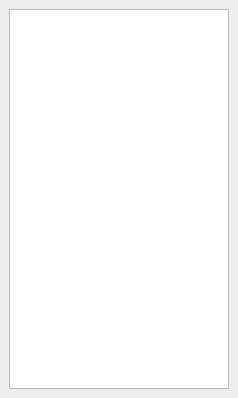
<?xml version="1.0" encoding="UTF-8"?>
<ui version="4.0">
 <class>LayerPanel</class>
 <widget class="QFrame" name="LayerPanel">
  <property name="geometry">
   <rect>
    <x>0</x>
    <y>0</y>
    <width>238</width>
    <height>398</height>
   </rect>
  </property>
  <property name="windowTitle">
   <string>Frame</string>
  </property>
  <layout class="QVBoxLayout" name="verticalLayout">
   <property name="spacing">
    <number>0</number>
   </property>
   <property name="leftMargin">
    <number>0</number>
   </property>
   <property name="topMargin">
    <number>0</number>
   </property>
   <property name="rightMargin">
    <number>0</number>
   </property>
   <property name="bottomMargin">
    <number>0</number>
   </property>
   <item>
    <widget class="QScrollArea" name="scrollArea">
     <property name="frameShape">
      <enum>QFrame::NoFrame</enum>
     </property>
     <property name="widgetResizable">
      <bool>true</bool>
     </property>
     <widget class="QWidget" name="scrollAreaWidgetContents">
      <property name="geometry">
       <rect>
        <x>0</x>
        <y>0</y>
        <width>238</width>
        <height>398</height>
       </rect>
      </property>
      <layout class="QVBoxLayout" name="verticalLayout_2">
       <item>
        <widget class="QListWidget" name="layerList">
         <property name="sizePolicy">
          <sizepolicy hsizetype="Expanding" vsizetype="Expanding">
           <horstretch>0</horstretch>
           <verstretch>2</verstretch>
          </sizepolicy>
         </property>
         <property name="frameShadow">
          <enum>QFrame::Plain</enum>
         </property>
         <property name="showDropIndicator" stdset="0">
          <bool>false</bool>
         </property>
         <property name="dragEnabled">
          <bool>true</bool>
         </property>
         <property name="dragDropMode">
          <enum>QAbstractItemView::InternalMove</enum>
         </property>
         <property name="defaultDropAction">
          <enum>Qt::MoveAction</enum>
         </property>
         <property name="verticalScrollMode">
          <enum>QAbstractItemView::ScrollPerPixel</enum>
         </property>
         <property name="movement">
          <enum>QListView::Free</enum>
         </property>
         <property name="sortingEnabled">
          <bool>false</bool>
         </property>
        </widget>
       </item>
      </layout>
     </widget>
    </widget>
   </item>
  </layout>
 </widget>
 <resources/>
 <connections/>
</ui>
